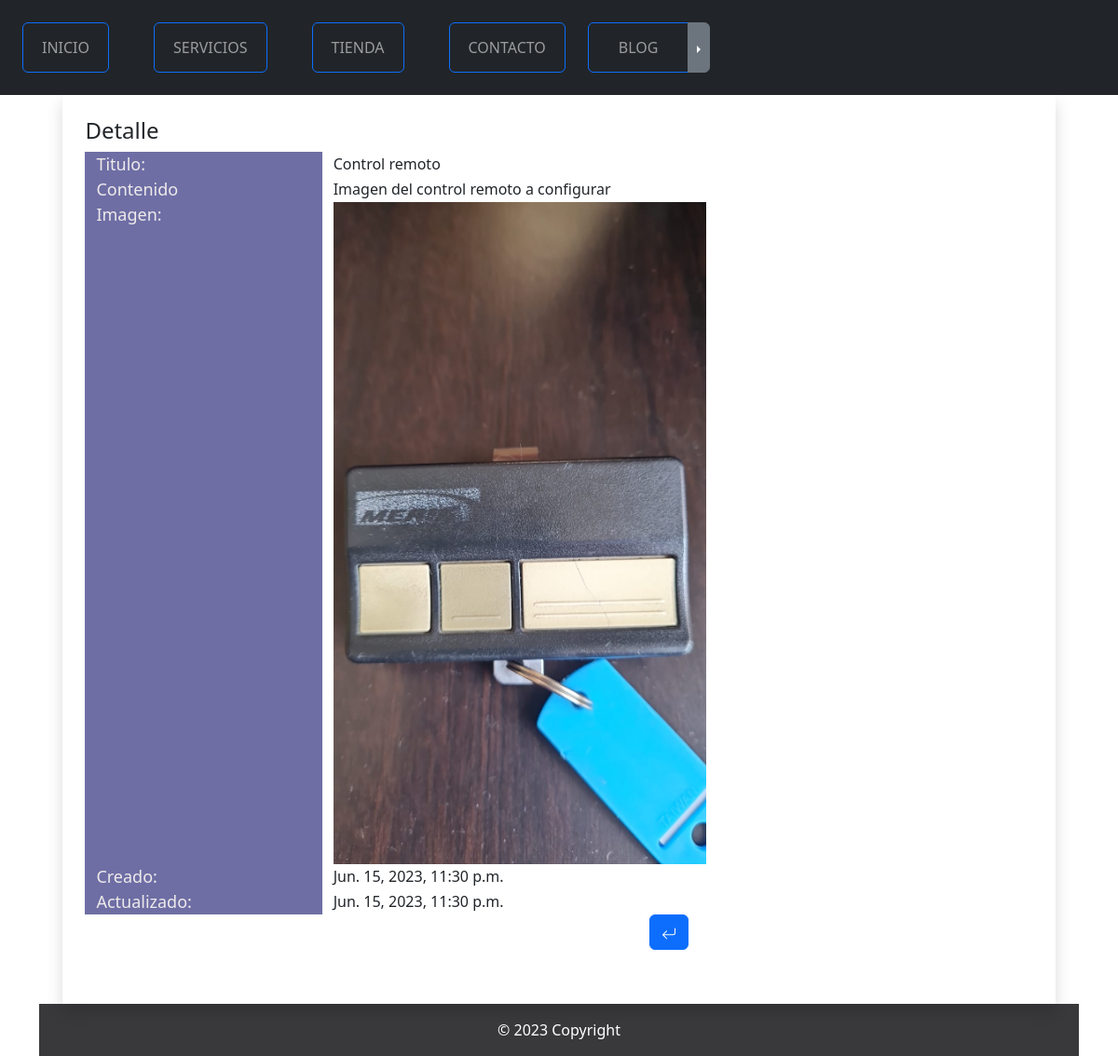
/servicios/detalles/3, run on the app's committed database.
### servicios/models.py (models this page shows, shortened)
class Servicio(models.Model):
    titulo = models.CharField(max_length=50)
    contenido = models.CharField(max_length=50)
    imagen = models.ImageField(upload_to="img",help_text="Test Help")
    created = models.DateTimeField(auto_now_add=True)
    updated = models.DateTimeField(auto_now=True)
    class Meta:
        verbose_name = 'servicio'
        verbose_name_plural = 'servicios'
        db_table = 'demo_servicio'

### servicios/views.py (the view)
class ServicioDetalle(DetailView):
    model = Servicio

### servicios/templates/servicios/detalles.html (shortened to what this page needs)
{% extends "master.html" %}
{% load widget_tweaks %}
{% load static %}
{% block content %}
    <link rel="stylesheet"
          type="text/css"
          href="{% static 'ProyectoWebApp/css/style.css' %}"/>
    <div class="d-flex align-items-center justify-content-center">
        <div class="shadow p-4">
            <h4>Detalle</h4>
            <div class="container ">
                <div class="row rejilla justify-content-start">
                    <div class="col-3 cell-color">Titulo:</div>
                    <div class="col-3 align-self-center">{{ servicio.titulo }}</div>
                </div>
                <div class="row  justify-content-start">
                    <div class="col-3 cell-color align-self-end">Contenido</div>
                    <div class="col-4  align-self-center">{{ servicio.contenido }}</div>
                </div>
                <div class="row justify-content-start">
                    <div class="col-3 cell-color">Imagen:</div>
                    <div class="col-5 ">
                        <img src="{{ servicio.imagen.url }}"
                             alt="{{ servicio.titulo }}"
                             class="img-fluid grande"
                             width="100%"
                             height="auto"/>
                    </div>
                </div>
                <div class="row  justify-content-start">
                    <div class="col-3 cell-color">Creado:</div>
                    <div class="col-5 align-self-center">{{ servicio.created }}</div>
                </div>
                <div class="row  justify-content-start">
                    <div class="col-3 cell-color">Actualizado:</div>
                    <div class="col-5  align-self-center">{{ servicio.updated }}</div>
                </div>
                <div class="row  justify-content-end">
                    <div class="col-3"></div>
                    <br/>
                    <br/>
                    <br/>
                    <div class="col-5">
                        <a href="../" type="submit" class="btn btn-primary">
                        </a>
                    </div>
                </div>
            </div>
        </div>
    </div>
{% endblock %}

### ProyectoWebApp/static/ProyectoWebApp/css/style.css (style rules this page uses)
.cell-color { color: rgb(238, 234, 234); background-color: rgb(110, 110, 165); font-size: 18px; align-items: center; }

### data on the page
Servicio: titulo "Control remoto", contenido "Imagen del control remoto a configurar", imagen (picture), created "Jun. 15, 2023, 11:30 p.m.", updated "Jun. 15, 2023, 11:30 p.m."
